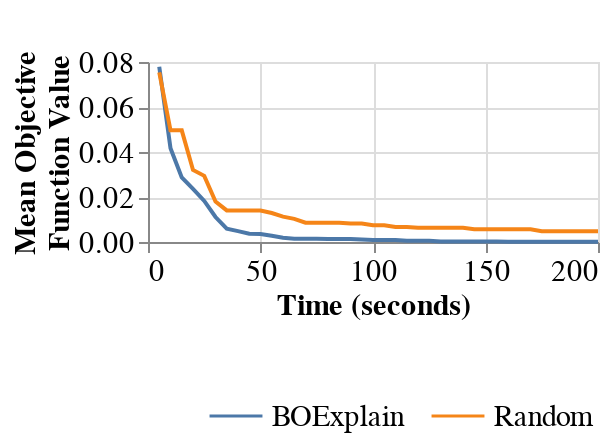

Here is the notebook cell this chart was saved with:
### Markdown cell above
# Recreate Figure 6

From the output of the above call to the BOExplain APi, the following two cells can be used to recreate Figure 6 from the paper.

### Code cell
import pandas as pd
import numpy as np
import altair as alt
alt.data_transformers.disable_max_rows()

from json import loads
experiments = {}

fo = open("results/adult.json", "r")
for i, line in enumerate(fo.readlines()):
    experiments[i] = loads(line)
fo.close()

df = pd.DataFrame({}, columns=["Algorithm", "Time (seconds)", "Value"])
for i in range(len(experiments)):
    df_new = pd.DataFrame.from_dict({"Algorithm": experiments[i]["cat_enc"],
                        "Time (seconds)": list(range(5, experiments[i]["runtime"]+5, 5)),
                        "Value": experiments[i]["time_array"]},
                                orient='index').T
    df = df.append(df_new)

df = df.explode("Value")
df = df.set_index(['Algorithm']).apply(pd.Series.explode).reset_index()
df["Algorithm"] = df["Algorithm"].replace({"individual_contribution_warm_start_top1": "BOExplain", np.nan: "Random"})

line = alt.Chart(df).mark_line().encode(
    x='Time (seconds)',
    y=alt.Y('mean(Value)', title=['Mean Objective', 'Function Value']),
    color="Algorithm"
).properties(
    title=" ",
    width=225,
    height=90
)
band = alt.Chart(df).mark_errorband(extent='stdev').encode(
    x='Time (seconds)',
    y=alt.Y('Value', title='Mean Objective Function Value'),
    color=alt.Color("Algorithm")
)
chart = line# + band
chart = chart.configure_title(
    anchor='start',
)
chart.configure_legend(
    title=None,
    orient='none',
    legendX=30,
    legendY=163,
    columns=4,
    labelFontSize=15,
    symbolSize=700,
    labelLimit=275,
).configure_axis(
    labelFontSize=15,
    titleFontSize=15,
    titlePadding=2
).configure_title(
    fontSize=15
)

### Figure 1 — Vega-Lite specification as saved in the notebook (floating-point values rounded to 4 significant figures; data arrays with more than 128 entries replaced by an {"elided": "..."} marker saying what was removed)
{"config": {"view": {"continuousWidth": 400, "continuousHeight": 300}, "axis": {"labelFontSize": 15, "titleFontSize": 15, "titlePadding": 2}, "legend": {"columns": 4, "labelFontSize": 15, "labelLimit": 275, "legendX": 30, "legendY": 163, "orient": "none", "symbolSize": 700, "title": null}, "title": {"fontSize": 15}}, "data": {"name": "data-f29f2f9b75cb48e66fcd9c0dbc2523c6"}, "mark": "line", "encoding": {"color": {"type": "nominal", "field": "Algorithm"}, "x": {"type": "quantitative", "field": "Time (seconds)"}, "y": {"type": "quantitative", "aggregate": "mean", "field": "Value", "title": ["Mean Objective", "Function Value"]}}, "height": 90, "title": " ", "width": 225, "$schema": "https://vega.github.io/schema/vega-lite/v4.8.1.json", "datasets": {"data-f29f2f9b75cb48e66fcd9c0dbc2523c6": {"elided": "800 records"}}}
